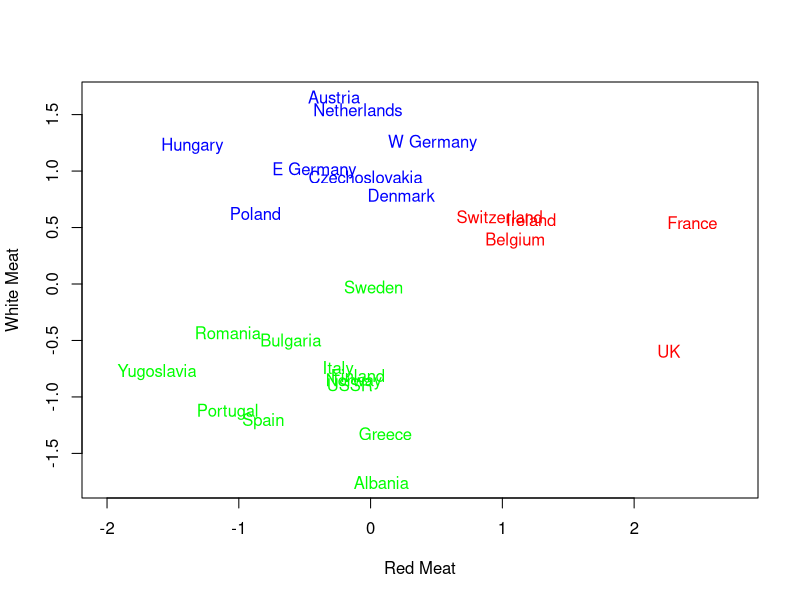
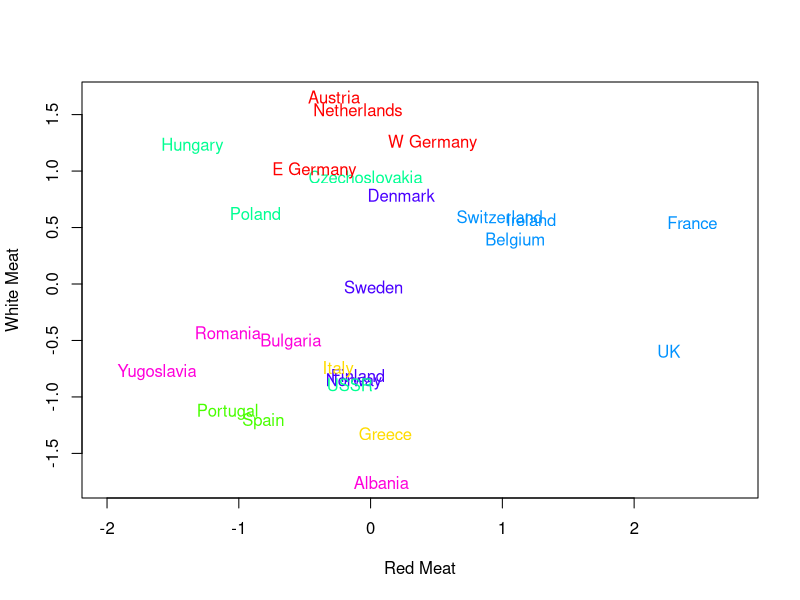

The R source for these figures, in order:
### European Protein Consumption, in grams/person-day ###

food <- read.csv("protein.csv", row.names=1) # 1st column is country name

## scale the data
xfood <- scale(food) 

## first, consider just Red and White meat clusters
(grpMeat <- kmeans(xfood[,c("WhiteMeat","RedMeat")], centers=3))

plot(xfood[,"RedMeat"], xfood[,"WhiteMeat"], xlim=c(-2,2.75), 
    type="n", xlab="Red Meat", ylab="White Meat")
text(xfood[,"RedMeat"], xfood[,"WhiteMeat"], labels=rownames(food), 
    col=rainbow(3)[grpMeat$cluster])

## same plot, but now with clustering on all protein groups
grpProtein <- kmeans(xfood, centers=7, nstart=50) ## change the number of centers to see what happens.
grpProtein

plot(xfood[,"RedMeat"], xfood[,"WhiteMeat"], xlim=c(-2,2.75), 
    type="n", xlab="Red Meat", ylab="White Meat")
text(xfood[,"RedMeat"], xfood[,"WhiteMeat"], labels=rownames(food), 
    col=rainbow(7)[grpProtein$cluster]) ## col is all that differs from first plot

